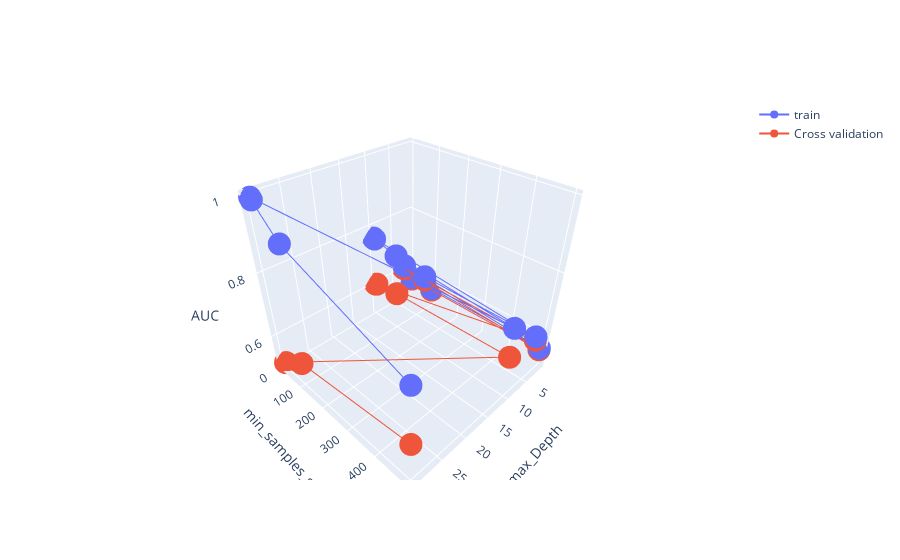

Notebook cell for this chart:
### Code cell
z1 = results_['mean_train_score'].values 
z2 = results_['mean_test_score'].values 
trace1 = go.Scatter3d(x=max_depth_x,y=min_samples_split_y,z=z1, name = 'train')
trace2 = go.Scatter3d(x=max_depth_x,y=min_samples_split_y,z=z2, name = 'Cross validation')
data = [trace1, trace2]

layout = go.Layout(scene = dict(
        xaxis = dict(title='max_Depth'),
        yaxis = dict(title='min_samples_split'),
        zaxis = dict(title='AUC'),))

fig = go.Figure(data=data, layout=layout)
offline.iplot(fig, filename='3d-scatter-colorscale')

### Figure 1 — Plotly figure (JSON) as saved in the notebook; plotly's stock layout.template omitted (floating-point values rounded to 4 significant figures)
{"data": [{"name": "train", "type": "scatter3d", "x": [1, 1, 1, 1, 3, 3, 3, 3, 10, 10, 10, 10, 30, 30, 30, 30], "y": [5, 10, 100, 500, 5, 10, 100, 500, 5, 10, 100, 500, 5, 10, 100, 500], "z": [0.56, 0.56, 0.56, 0.56, 0.6207, 0.6207, 0.6207, 0.6207, 0.765, 0.7636, 0.7456, 0.7194, 0.9955, 0.9905, 0.9182, 0.7867]}, {"name": "Cross validation", "type": "scatter3d", "x": [1, 1, 1, 1, 3, 3, 3, 3, 10, 10, 10, 10, 30, 30, 30, 30], "y": [5, 10, 100, 500, 5, 10, 100, 500, 5, 10, 100, 500, 5, 10, 100, 500], "z": [0.5539, 0.5539, 0.5539, 0.5539, 0.6093, 0.6093, 0.6093, 0.6093, 0.605, 0.6074, 0.6167, 0.6285, 0.5063, 0.5091, 0.5675, 0.6165]}], "layout": {"scene": {"xaxis": {"title": {"text": "max_Depth"}}, "yaxis": {"title": {"text": "min_samples_split"}}, "zaxis": {"title": {"text": "AUC"}}}}}
